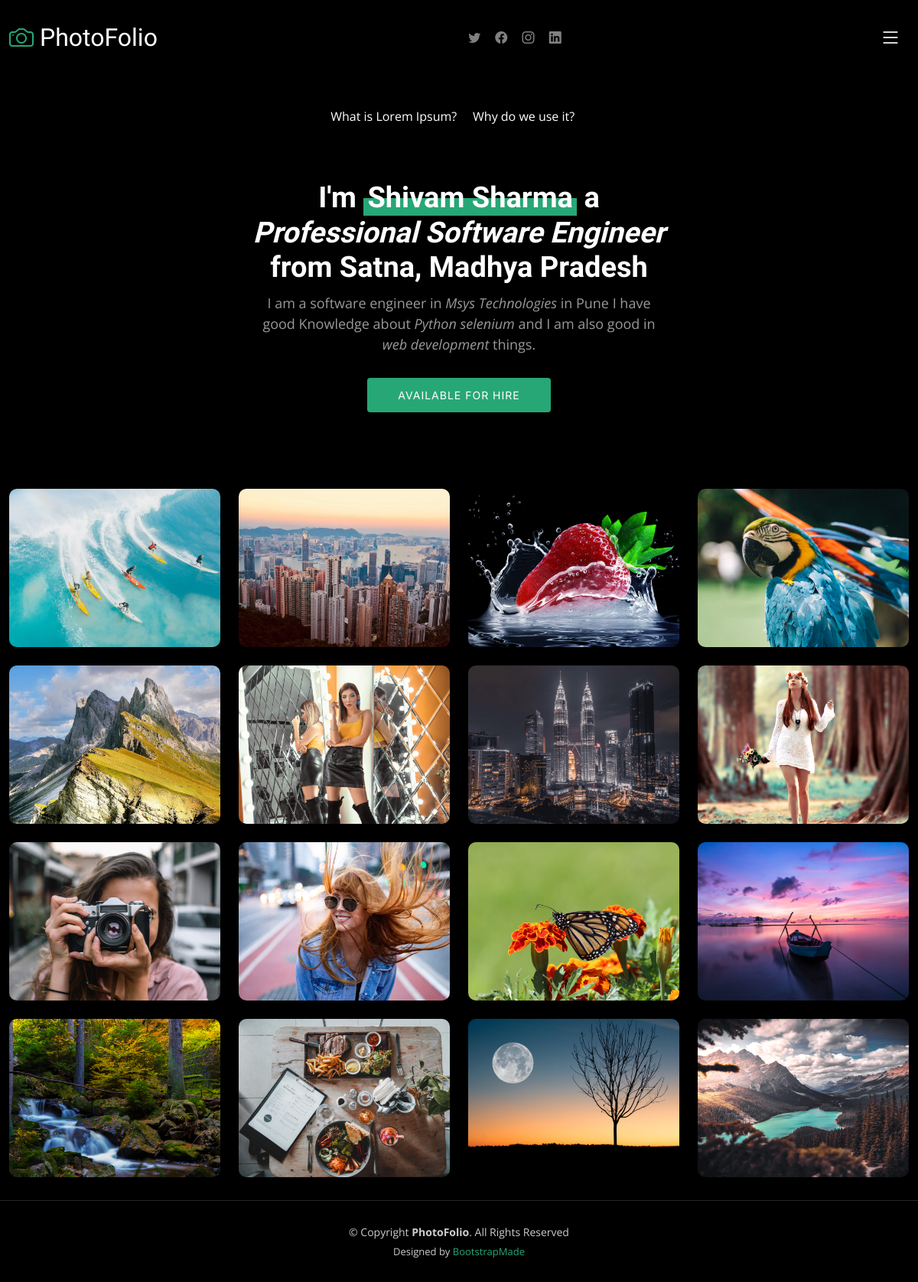
The page / on the database its author committed.
### news/models.py (models this page shows, shortened)
class MyNews(models.Model):
    news_title=models.CharField(max_length=200)
    news_description=HTMLField()

### service/models.py (models this page shows, shortened)
class Profession(models.Model):
    desg=models.CharField(max_length=200)
    detail=models.CharField(max_length=5000)

### MyProjects/views.py (the view)
# urls.py: 2. Add a URL to urlpatterns:  path('', views.home, name='home')
def home(request):
    newsdata=MyNews.objects.all()
    servicedata=Profession.objects.all()
    data={
        'servicedata':servicedata,
        'newsdata':newsdata,
    }
    return render(request, 'index.html',data)

### templates/index.html (shortened to what this page needs)
{% extends "base.html" %}
{% block content %}
<section id="hero" class="hero d-flex flex-column justify-content-center align-items-center" data-aos="fade"
  data-aos-delay="1500">
  <marquee onmouseover="stop()" onmouseout="start()">
  {% for news in newsdata %}
 <a style='color:white' href="/newsdetail/{{news.id}}"> {{news.news_title}}</a> &nbsp;&nbsp;&nbsp;
    {% endfor %}
  </marquee>
  <br><br><br>
  <div class="container">
    <div class="row justify-content-center">
      <div class="col-lg-6 text-center">
        {% for deg in servicedata %}
        <h2>I'm <span>Shivam Sharma</span> a {{deg.desg | safe}} from Satna, Madhya Pradesh</h2>
        <p>{{deg.detail | safe}}</p>
        {% endfor %}
        <a href="/contact/" class="btn-get-started">Available for hire</a>
      </div>
    </div>
  </div>
</section>
<main id="main" data-aos="fade" data-aos-delay="1500">
  <section id="gallery" class="gallery">
    <div class="container-fluid">
      <div class="row gy-4 justify-content-center">
        <div class="col-xl-3 col-lg-4 col-md-6">
          <div class="gallery-item h-100">
            <img src="static/img/gallery/gallery-1.jpg" class="img-fluid" alt="">
          </div>
        </div>
        <div class="col-xl-3 col-lg-4 col-md-6">
          <div class="gallery-item h-100">
            <img src="static/img/gallery/gallery-2.jpg" class="img-fluid" alt="">
          </div>
        </div>
        <div class="col-xl-3 col-lg-4 col-md-6">
          <div class="gallery-item h-100">
            <img src="static/img/gallery/gallery-3.jpg" class="img-fluid" alt="">
          </div>
        </div>
        <div class="col-xl-3 col-lg-4 col-md-6">
          <div class="gallery-item h-100">
            <img src="static/img/gallery/gallery-4.jpg" class="img-fluid" alt="">
          </div>
        </div>
        <div class="col-xl-3 col-lg-4 col-md-6">
          <div class="gallery-item h-100">
            <img src="static/img/gallery/gallery-5.jpg" class="img-fluid" alt="">
          </div>
        </div>
        <div class="col-xl-3 col-lg-4 col-md-6">
          <div class="gallery-item h-100">
            <img src="static/img/gallery/gallery-6.jpg" class="img-fluid" alt="">
          </div>
        </div>
        <div class="col-xl-3 col-lg-4 col-md-6">
          <div class="gallery-item h-100">
            <img src="static/img/gallery/gallery-7.jpg" class="img-fluid" alt="">
          </div>
        </div>
        <div class="col-xl-3 col-lg-4 col-md-6">
          <div class="gallery-item h-100">
            <img src="static/img/gallery/gallery-8.jpg" class="img-fluid" alt="">
          </div>
        </div>
        <div class="col-xl-3 col-lg-4 col-md-6">
          <div class="gallery-item h-100">
            <img src="static/img/gallery/gallery-9.jpg" class="img-fluid" alt="">
          </div>
        </div>
        <div class="col-xl-3 col-lg-4 col-md-6">
          <div class="gallery-item h-100">
            <img src="static/img/gallery/gallery-10.jpg" class="img-fluid" alt="">
          </div>
        </div>
        <div class="col-xl-3 col-lg-4 col-md-6">
          <div class="gallery-item h-100">
            <img src="static/img/gallery/gallery-11.jpg" class="img-fluid" alt="">
          </div>
        </div>
        <div class="col-xl-3 col-lg-4 col-md-6">
          <div class="gallery-item h-100">
            <img src="static/img/gallery/gallery-12.jpg" class="img-fluid" alt="">
          </div>
        </div>
        <div class="col-xl-3 col-lg-4 col-md-6">
          <div class="gallery-item h-100">
            <img src="static/img/gallery/gallery-13.jpg" class="img-fluid" alt="">
          </div>
        </div>
        <div class="col-xl-3 col-lg-4 col-md-6">
          <div class="gallery-item h-100">
            <img src="static/img/gallery/gallery-14.jpg" class="img-fluid" alt="">
          </div>
        </div>
        <div class="col-xl-3 col-lg-4 col-md-6">
          <div class="gallery-item h-100">
            <img src="static/img/gallery/gallery-15.jpg" class="img-fluid" alt="">
          </div>
        </div>
        <div class="col-xl-3 col-lg-4 col-md-6">
          <div class="gallery-item h-100">
            <img src="static/img/gallery/gallery-16.jpg" class="img-fluid" alt="">
          </div>
        </div>
      </div>
    </div>
  </section>
</main>
{% endblock %}

### templates/base.html
{% include "header.html" %}
{% block content %}
{% endblock %}
{% include "footer.html" %}

### templates/header.html (shortened to what this page needs)
{% load static %}
<!DOCTYPE html>
<html lang="en">
<head>
  <link href="{% static 'vendor/bootstrap/css/bootstrap.min.css' %}" rel="stylesheet">
  <link href="{% static 'vendor/bootstrap-icons/bootstrap-icons.css' %}" rel="stylesheet">
  <link href="{% static 'vendor/swiper/swiper-bundle.min.css' %}" rel="stylesheet">
  <link href="{% static 'vendor/glightbox/css/glightbox.min.css' %}" rel="stylesheet">
  <link href="{% static 'vendor/aos/aos.css' %}" rel="stylesheet">
  <link href="{% static 'css/main.css' %}" rel="stylesheet">
</head>
<body>
  <header id="header" class="header d-flex align-items-center fixed-top">
    <div class="container-fluid d-flex align-items-center justify-content-between">
      <a href="index.html" class="logo d-flex align-items-center  me-auto me-lg-0">
        <i class="bi bi-camera"></i>
        <h1>PhotoFolio</h1>
      </a>
      <div class="header-social-links">
        <a href="#" class="twitter"><i class="bi bi-twitter"></i></a>
        <a href="#" class="facebook"><i class="bi bi-facebook"></i></a>
        <a href="#" class="instagram"><i class="bi bi-instagram"></i></a>
        <a href="#" class="linkedin"><i class="bi bi-linkedin"></i></i></a>
      </div>
      <i class="mobile-nav-toggle mobile-nav-show bi bi-list"></i>
    </div>
  </header>

### templates/footer.html (shortened to what this page needs)
{% load static %}
<footer id="footer" class="footer">
    <div class="container">
      <div class="copyright">
        &copy; Copyright <strong><span>PhotoFolio</span></strong>. All Rights Reserved
      </div>
      <div class="credits">
        Designed by <a href="https://bootstrapmade.com/">BootstrapMade</a>
      </div>
    </div>
  </footer>
</body>
</html>

### static/css/main.css (style rules this page uses)
:root { --font-default: "Open Sans", system-ui, -apple-system, "Segoe UI", Roboto, "Helvetica Neue", Arial, "Noto Sans", "Liberation Sans", sans-serif, "Apple Color Emoji", "Segoe UI Emoji", "Segoe UI Symbol", "Noto Color Emoji"; --font-primary: "Inter", sans-serif; --font-secondary: "Cardo", sans-serif; }
:root { --color-default: #fafafa; --color-primary: #27a776; --color-secondary: #161718; }
:root { scroll-behavior: smooth; }
body { font-family: var(--font-default); color: var(--color-default); background-color: #000; }
a { color: var(--color-primary); text-decoration: none; }
h1, h2, h3, h4, h5, h6 { font-family: var(--font-primary); }
.header { transition: all 0.5s; z-index: 997; padding: 30px 0; background-color: #000; }
.header .logo { transition: 0.3s; }
.header .logo h1 { font-size: 32px; margin: 0; font-weight: 400; color: #fff; font-family: var(--font-secondary); }
.header .logo i { font-size: 32px; margin-right: 8px; line-height: 0; }
.header .header-social-links { padding-right: 15px; }
.header .header-social-links a { color: rgba(255, 255, 255, 0.5); padding-left: 15px; display: inline-block; line-height: 0px; transition: 0.3s; font-size: 16px; }
@media (max-width: 1279px) { .mobile-nav-show { color: #fff; font-size: 28px; cursor: pointer; line-height: 0; transition: 0.5s; z-index: 9999; margin: 0 10px 0 10px; } }
.gallery { margin-top: 40px; }
.gallery .gallery-item { position: relative; overflow: hidden; border-radius: 10px; }
.gallery .gallery-item img { transition: 0.3s; }
.hero { width: 100%; min-height: 30vh; background: #000; background-size: cover; position: relative; padding: 140px 0 60px 0; }
.hero h2 { margin: 0 0 10px 0; font-size: 38px; font-weight: 700; color: #fff; font-family: var(--font-secondary); }
.hero h2 span { position: relative; z-index: 1; padding: 0 5px; display: inline-block; }
.hero h2 span:before { content: ""; position: absolute; height: 50%; bottom: 0; left: 0; right: 0; background: var(--color-primary); z-index: -1; }
.hero p { color: rgba(255, 255, 255, 0.6); margin-bottom: 30px; font-size: 18px; }
.hero .btn-get-started { font-family: var(--font-primary); font-weight: 400; font-size: 14px; display: inline-block; padding: 12px 40px; border-radius: 4px; letter-spacing: 1px; text-transform: uppercase; transition: 0.3s; color: #fff; background: var(--color-primary); }
.footer { margin-top: 30px; padding: 30px 0; font-size: 14px; border-top: 1px solid rgba(255, 255, 255, 0.15); }
.footer .copyright { text-align: center; color: rgba(255, 255, 255, 0.8); }
.footer .credits { padding-top: 6px; text-align: center; font-size: 13px; color: rgba(255, 255, 255, 0.8); }
.footer .credits a { color: var(--color-primary); }

### rows shown on the page
MyNews: news_title "What is Lorem Ipsum?"
MyNews: news_title "Why do we use it?"
Profession: desg "Professional Software Engineer", detail "I am a software engineer in Msys Technologies in Pune I have good Knowledge about Python selenium and I am also good in web development things."
